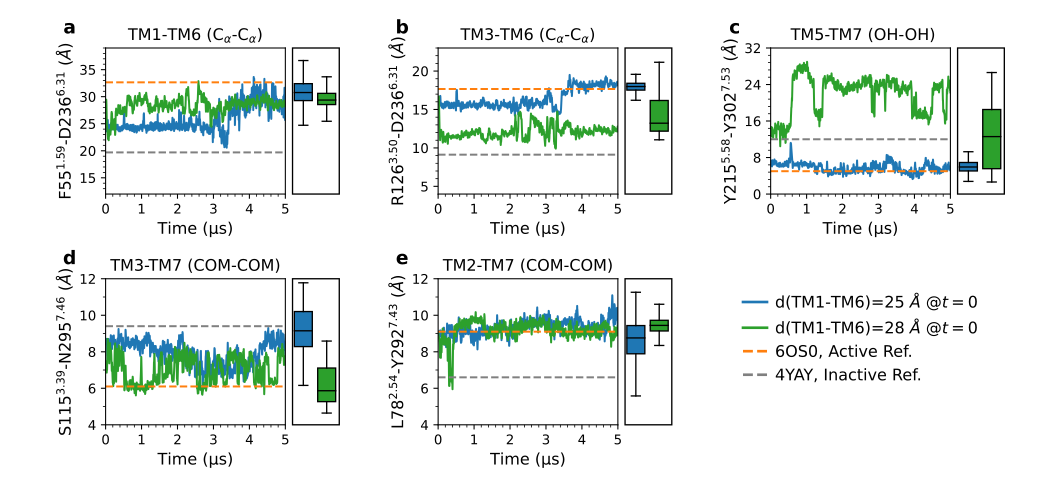

The script that saved this image:
from numpy import *
from matplotlib import *
import matplotlib.pyplot as plt
from matplotlib.ticker import MaxNLocator,MultipleLocator
from matplotlib.ticker import AutoMinorLocator
from matplotlib.patches import Rectangle
#from pandas import rolling_mean
import pandas as pd
import numpy as np
import matplotlib

i1=pd.read_csv('rep1/rep1', delim_whitespace=True)
i1.columns=['time', 'TM1-TM6','TM1-ICL2','TM5-ICL2','TM6-H8', 'TM3-TM6', 'NpxxY','N300_S115', 'L78_Y297','none', 'none']
time_i1=np.linspace(0,5, len(i1))

i2=pd.read_csv('rep1/rep2', delim_whitespace=True)
i2.columns=['time', 'TM1-TM6','TM1-ICL2','TM5-ICL2','TM6-H8', 'TM3-TM6', 'NpxxY','N300_S115', 'L78_Y297', 'none', 'none']
time_i2=np.linspace(0,5, len(i2))

sopc_i=pd.concat([i1,i2], axis=1)


a1=pd.read_csv('rep2/rep1', delim_whitespace=True)
a1.columns=['time', 'TM1-TM6','TM1-ICL2','TM5-ICL2','TM6-H8', 'TM3-TM6', 'NpxxY','N300_S115', 'L78_Y297','none', 'none']
time_a1=np.linspace(0,30, len(a1))

a2=pd.read_csv('rep2/rep2', delim_whitespace=True)
a2.columns=['time', 'TM1-TM6','TM1-ICL2','TM5-ICL2','TM6-H8', 'TM3-TM6', 'NpxxY','N300_S115', 'L78_Y297', 'none', 'none']

a2=a2[0:len(a1)]
time_a2=np.linspace(0,5, len(a2))

sopc_a=pd.concat([a1,a2], axis=1)



plt.figure(figsize=(11,5))
ax1=plt.subplot(2,3,1)
window=5

width=0.5
start=5.5
sp = 0.65

box_parts = ax1.boxplot((sopc_a[['TM1-TM6']][1667:2084].dropna().to_numpy().flatten()*10,),
                        vert=True, positions=(start,), widths=(width,),
                        medianprops=dict(color='k'), boxprops=dict(color='k'), showfliers=False, patch_artist=True, manage_ticks=False)
for patch in box_parts['boxes']:
    patch.set(facecolor='tab:blue',clip_on=False)

box_parts = ax1.boxplot((sopc_i[['TM1-TM6']][1667:2084].dropna().to_numpy().flatten()*10,),
                        vert=True, positions=(start+sp,), widths=(width,),
                        medianprops=dict(color='k'), boxprops=dict(color='k'), showfliers=False, patch_artist=True, manage_ticks=False)
for patch in box_parts['boxes']:
    patch.set(facecolor='tab:green',clip_on=False)

for line in plt.gca().get_lines(): line.set_clip_on(False)

rect = Rectangle((5.2,12),1.3 , 27, clip_on=False, ec='k', fill=False)
ax1.add_patch(rect)
for line in plt.gca().get_lines(): line.set_clip_on(False)


ax1.plot(time_a2, a2[['TM1-TM6']].rolling(2).mean()*10, color='tab:blue', label='Active')
ax1.plot(time_i2, i2[['TM1-TM6']].rolling(window).mean()*10,color='tab:green', label='Intermediate')
#ax1.plot(time_in2, in2[['TM1-TM6']].rolling(window).mean()*10, color='tab:red',label='Inactive')
ax1.axhline(y=32.65, linestyle='dashed', color='tab:orange', lw=1.5)
ax1.axhline(y=19.70, linestyle='dashed', color='0.5',lw=1.5)
ax1.set_ylabel('F55$^{1.59}$-D236$^{6.31}$ ($\AA$)', fontsize=12)
ax1.set_title('TM1-TM6 (C$_\\alpha$-C$_\\alpha$)', fontsize=12)
#ax1.set_title( 'TM1-TM6', fontsize=12)
ax1.yaxis.set_major_locator(MaxNLocator(6))
ax1.yaxis.set_minor_locator(AutoMinorLocator(5))
ax1.xaxis.set_minor_locator(AutoMinorLocator(5))
ax1.xaxis.set_major_locator(MaxNLocator(5))
ax1.set_ylim(12, 39)
ax1.set_xlabel('Time ($\mathrm{\mu}$s)', fontsize=12)
ax1.set_xlim(0,5)


ax2=plt.subplot(2,3,2)

box_parts = ax2.boxplot((sopc_a[['TM3-TM6']][1667:2084].dropna().to_numpy().flatten()*10,),
                        vert=True, positions=(start,), widths=(width,),
                        medianprops=dict(color='k'), boxprops=dict(color='k'), showfliers=False, patch_artist=True, manage_ticks=False)
for patch in box_parts['boxes']:
    patch.set(facecolor='tab:blue',clip_on=False)

box_parts = ax2.boxplot((sopc_i[['TM3-TM6']][1667:2084].dropna().to_numpy().flatten()*10,),
                        vert=True, positions=(start+sp,), widths=(width,),
                        medianprops=dict(color='k'), boxprops=dict(color='k'), showfliers=False, patch_artist=True, manage_ticks=False)
for patch in box_parts['boxes']:
    patch.set(facecolor='tab:green',clip_on=False)

rect = Rectangle((5.2,4),1.3 , 19, clip_on=False, ec='k', fill=False)
ax2.add_patch(rect)
for line in plt.gca().get_lines(): line.set_clip_on(False)
    
ax2.plot(time_a2, a2[['TM3-TM6']].rolling(window).mean()*10,color='tab:blue', label='Active')
ax2.plot(time_i2, i2[['TM3-TM6']].rolling(window).mean()*10,color='tab:green', label='Intermediate')
#ax2.plot(time_in2, in2[['TM3-TM6']].rolling(window).mean()*10,color='tab:red', label='Inactive')
ax2.axhline(y=17.67, linestyle='dashed', color='tab:orange', lw=1.5)
ax2.axhline(y=9.12, linestyle='dashed', color='0.5',lw=1.5)
ax2.set_ylabel('R126$^{3.50}$-D236$^{6.31}$ ($\AA$)', fontsize=12)
ax2.set_title('TM3-TM6 (C$_\\alpha$-C$_\\alpha$)', fontsize=12)
#ax2.set_title( 'TM3-TM6', fontsize=12)
plt.ylim(4,23)
ax2.set_xlabel('Time ($\mathrm{\mu}$s)', fontsize=12)
ax2.yaxis.set_major_locator(MaxNLocator(4))
ax2.yaxis.set_minor_locator(AutoMinorLocator(5))
ax2.xaxis.set_minor_locator(AutoMinorLocator(5))
ax2.xaxis.set_major_locator(MaxNLocator(5))
ax2.set_xlim(0,5)


ax3=plt.subplot(2,3,3)

box_parts = ax3.boxplot((sopc_a[['NpxxY']][1667:2084].dropna().to_numpy().flatten()*10,),
                        vert=True, positions=(start,), widths=(width,),
                        medianprops=dict(color='k'), boxprops=dict(color='k'), showfliers=False, patch_artist=True, manage_ticks=False)
for patch in box_parts['boxes']:
    patch.set(facecolor='tab:blue',clip_on=False)

box_parts = ax3.boxplot((sopc_i[['NpxxY']][1667:2084].dropna().to_numpy().flatten()*10,),
                        vert=True, positions=(start+sp,), widths=(width,),
                        medianprops=dict(color='k'), boxprops=dict(color='k'), showfliers=False, patch_artist=True, manage_ticks=False)
for patch in box_parts['boxes']:
    patch.set(facecolor='tab:green',clip_on=False)


rect = Rectangle((5.2,0),1.3 , 32, clip_on=False, ec='k', fill=False)
ax3.add_patch(rect)
for line in plt.gca().get_lines(): line.set_clip_on(False)
ax3.plot(time_a2, a2[['NpxxY']].rolling(window).mean()*10,color='tab:blue', label='Active')
ax3.plot(time_i2, i2[['NpxxY']].rolling(window).mean()*10, color='tab:green',label='Intermediate')
#ax3.plot(time_in2, in2[['NpxxY']].rolling(window).mean()*10,color='tab:red', label='Inactive')
ax3.axhline(y=5, linestyle='dashed', color='tab:orange', lw=1.5)
ax3.axhline(y=12, linestyle='dashed', color='0.5',lw=1.5)
ax3.set_ylabel('Y215$^{5.58}$-Y302$^{7.53}$ ($\AA$)', fontsize=12)
ax3.set_title( ' TM5-TM7 (OH-OH)', fontsize=12)
ax3.set_xlabel('Time ($\mathrm{\mu}$s)', fontsize=12)
ax3.yaxis.set_major_locator(MaxNLocator(5))
ax3.yaxis.set_minor_locator(AutoMinorLocator(5))
ax3.xaxis.set_minor_locator(AutoMinorLocator(5))
ax3.xaxis.set_major_locator(MaxNLocator(5))
ax3.set_xlim(0,5)
ax3.set_ylim(0,32)

ax4=plt.subplot(2,3,4)

box_parts = ax4.boxplot((sopc_a[['N300_S115']][1667:2084].dropna().to_numpy().flatten()*10,),
                        vert=True, positions=(start,), widths=(width,),
                        medianprops=dict(color='k'), boxprops=dict(color='k'), showfliers=False, patch_artist=True, manage_ticks=False)
for patch in box_parts['boxes']:
    patch.set(facecolor='tab:blue',clip_on=False)

box_parts = ax4.boxplot((sopc_i[['N300_S115']][1667:2084].dropna().to_numpy().flatten()*10,),
                        vert=True, positions=(start+sp,), widths=(width,),
                        medianprops=dict(color='k'), boxprops=dict(color='k'), showfliers=False, patch_artist=True, manage_ticks=False)
for patch in box_parts['boxes']:
    patch.set(facecolor='tab:green',clip_on=False)


rect = Rectangle((5.2,4),1.3 , 8, clip_on=False, ec='k', fill=False)
ax4.add_patch(rect)

for line in plt.gca().get_lines(): line.set_clip_on(False)

ax4.plot(time_a2, a2[['N300_S115']].rolling(window).mean()*10,color='tab:blue', label='Active')
ax4.plot(time_i2, i2[['N300_S115']].rolling(window).mean()*10,color='tab:green', label='Intermediate')
#ax4.plot(time_in2, in2[['N300_S115']].rolling(window).mean()*10,color='tab:red', label='Inactive')
ax4.axhline(y=6.1, linestyle='dashed', color='tab:orange', lw=1.5)
ax4.axhline(y=9.4, linestyle='dashed', color='0.5',lw=1.5)
ax4.set_title( 'TM3-TM7 (COM-COM)', fontsize=12)
ax4.set_ylabel('S115$^{3.39}$-N295$^{7.46}$ ($\AA$)', fontsize=12)
ax4.set_xlabel('Time ($\mathrm{\mu}$s)', fontsize=12)
ax4.xaxis.set_major_locator(MaxNLocator(5))
ax4.yaxis.set_minor_locator(AutoMinorLocator(2))
ax4.xaxis.set_minor_locator(AutoMinorLocator(5))
ax4.xaxis.set_major_locator(MaxNLocator(5))
#ax4.set_ylim(0,20)
#ax4.set_xticks(fontsize=15)
#ax4.set_yticks([6,8,10,12], fontsize=15)
ax4.set_xlim(0,5)
ax4.set_ylim(4,12)


ax5=plt.subplot(2,3,5)

box_parts = ax5.boxplot((sopc_a[['L78_Y297']][1667:2084].dropna().to_numpy().flatten()*10,),
                        vert=True, positions=(start,), widths=(width,),
                        medianprops=dict(color='k'), boxprops=dict(color='k'), showfliers=False, patch_artist=True, manage_ticks=False)
for patch in box_parts['boxes']:
    patch.set(facecolor='tab:blue',clip_on=False)

box_parts = ax5.boxplot((sopc_i[['L78_Y297']][1667:2084].dropna().to_numpy().flatten()*10,),
                        vert=True, positions=(start+sp,), widths=(width,),
                        medianprops=dict(color='k'), boxprops=dict(color='k'), showfliers=False, patch_artist=True, manage_ticks=False)
for patch in box_parts['boxes']:
    patch.set(facecolor='tab:green',clip_on=False)


rect = Rectangle((5.2,4),1.3, 8, clip_on=False, ec='k', fill=False)
ax5.add_patch(rect)
for line in plt.gca().get_lines(): line.set_clip_on(False)

ax5.plot(time_a2, a2[['L78_Y297']].rolling(window).mean()*10,color='tab:blue', label='d(TM1-TM6)=25 $\AA$ @$t=0$')
ax5.plot(time_i2, i2[['L78_Y297']].rolling(window).mean()*10, color='tab:green',label='d(TM1-TM6)=28 $\AA$ @$t=0$')
#ax5.plot(time_in2, in2[['L78_Y297']].rolling(window).mean()*10,color='tab:red', label='d(TM1-TM6)=21 $\AA$ @$t=0$')
ax5.axhline(y=9.1, linestyle='dashed', color='tab:orange', lw=1.5, label="6OS0, Active Ref.")
ax5.axhline(y=6.6, linestyle='dashed', color='0.5',lw=1.5, label="4YAY, Inactive Ref.")
ax5.set_title( 'TM2-TM7 (COM-COM)', fontsize=12)
ax5.set_ylabel('L78$^{2.54}$-Y292$^{7.43}$ ($\AA$)', fontsize=12)
ax5.set_xlabel('Time ($\mathrm{\mu}$s)', fontsize=12)
ax5.yaxis.set_major_locator(MaxNLocator(5))
ax5.yaxis.set_minor_locator(AutoMinorLocator(2))
ax5.xaxis.set_minor_locator(AutoMinorLocator(5))
ax5.xaxis.set_major_locator(MaxNLocator(5))
ax5.set_ylim(4,12)
ax5.set_xlim(0,5)
#plt.xlabel('Time (u"\u03bcs)', fontsize=12)
leg=ax5.legend(ncol=1,frameon=False,borderpad=None, loc='upper center', bbox_to_anchor=(2.35,1), markerscale=8 ,columnspacing=1, handletextpad=0.5, handlelength=1.5, fontsize=12)

for i in leg.legendHandles:
    i.set_linewidth(2)

ax1.text(-0.2, 1.10, 'a', transform=ax1.transAxes, ha='center', fontsize=14, fontweight='bold')
ax2.text(-0.2, 1.10, 'b', transform=ax2.transAxes, ha='center', fontsize=14, fontweight='bold')
ax3.text(-0.2, 1.10, 'c', transform=ax3.transAxes, ha='center', fontsize=14, fontweight='bold')
ax4.text(-0.2, 1.10, 'd', transform=ax4.transAxes, ha='center', fontsize=14, fontweight='bold')
ax5.text(-0.2, 1.10, 'e', transform=ax5.transAxes, ha='center', fontsize=14, fontweight='bold')

fig = plt.gcf()

plt.subplots_adjust(top=0.90, bottom=0.115, left=0.1, right=0.90, hspace=0.58, wspace=0.85)
plt.Figure.set_size_inches(fig,(11, 5))
plt.savefig('Figure_6.png', dpi=600)
plt.savefig('Figure_6.svg', dpi=600)
